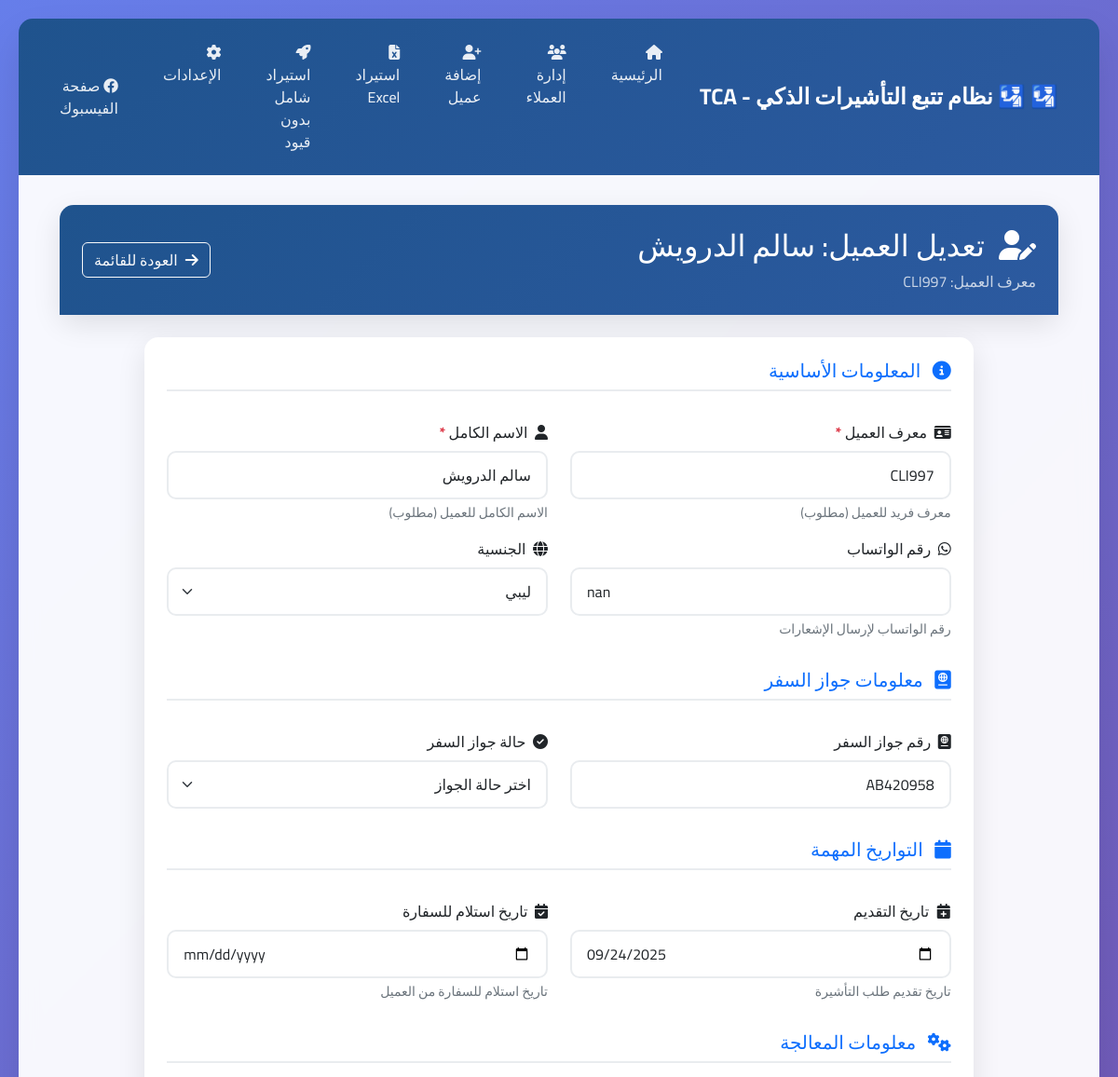
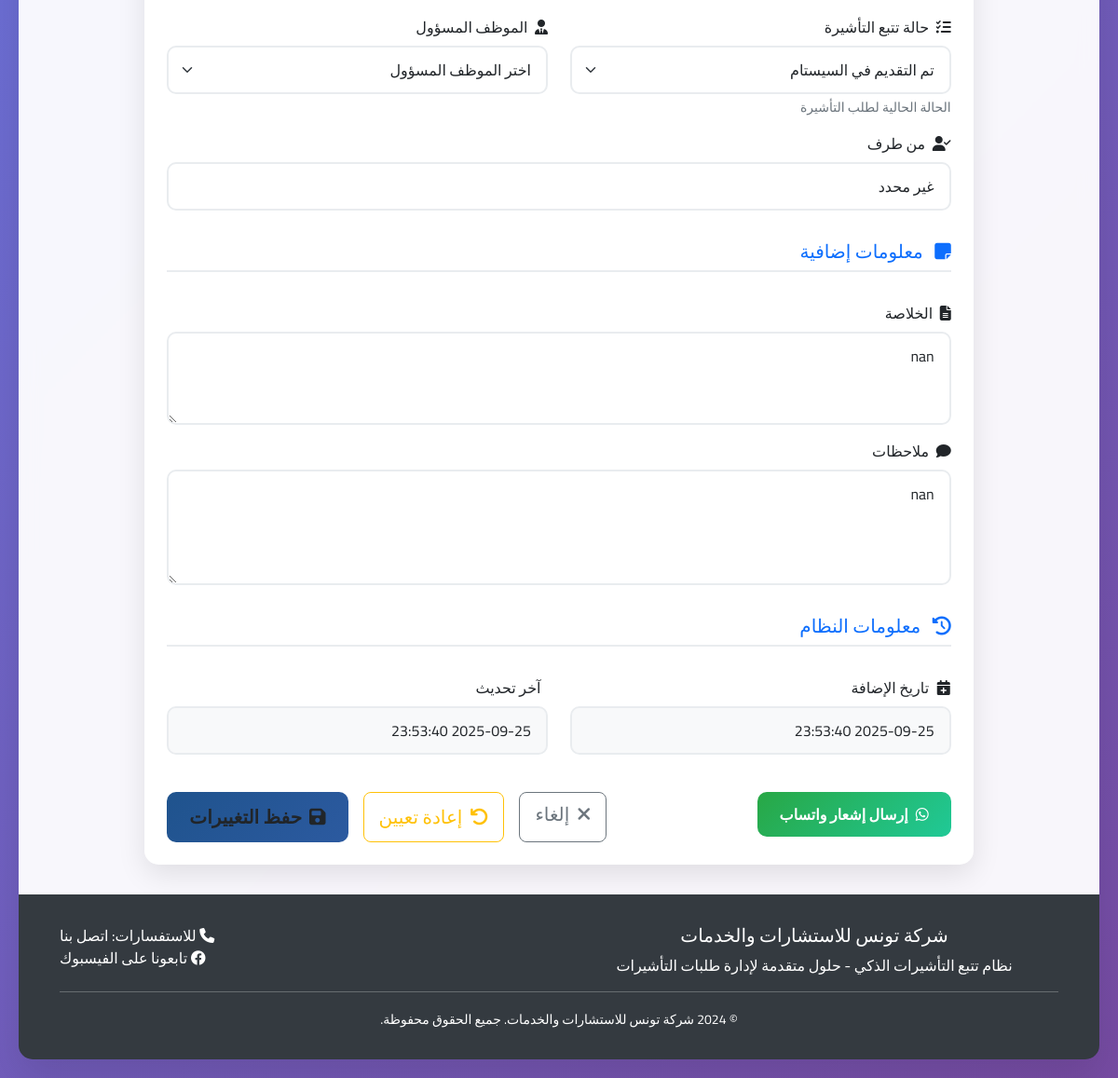
The app's page /client/edit/CLI997 with its own data (2 pictures, top to bottom).
### tables this page shows
CREATE TABLE clients (
        id INTEGER PRIMARY KEY AUTOINCREMENT,
        client_id TEXT UNIQUE,
        full_name TEXT,
        whatsapp_number TEXT,
        whatsapp_number_clean TEXT,
        application_date TEXT,
        transaction_date TEXT,
        passport_number TEXT,
        passport_status TEXT,
        passport_status_normalized TEXT,
        nationality TEXT,
        visa_status TEXT,
        visa_status_normalized TEXT,
        processed_by TEXT,
        summary TEXT,
        notes TEXT,
        responsible_employee TEXT,
        
        -- Nouvelles colonnes pour supporter tous les formats
        original_row_number INTEGER,
        import_timestamp TEXT,
        is_duplicate BOOLEAN DEFAULT 0,
        has_empty_fields BOOLEAN DEFAULT 0,
        has_errors BOOLEAN DEFAULT 0,
        original_data TEXT,  -- JSON des données originales
        
        -- Colonnes supplémentaires du fichier Excel
        excel_col_0 TEXT,
        excel_col_1 TEXT,
        excel_col_2 TEXT,
        excel_col_3 TEXT,
        excel_col_4 TEXT,
        excel_col_5 TEXT,
        excel_col_6 TEXT,
        excel_col_7 TEXT,
        excel_col_8 TEXT,
        excel_col_9 TEXT,
        excel_col_10 TEXT,
        excel_col_11 TEXT,
        excel_col_12 TEXT,
        
        created_at TIMESTAMP DEFAULT CURRENT_TIMESTAMP,
        updated_at TIMESTAMP DEFAULT CURRENT_TIMESTAMP
    , auto_generated_id BOOLEAN DEFAULT FALSE, empty_name_accepted BOOLEAN DEFAULT FALSE, extra_data TEXT);

### app.py (the view, shortened to what this page needs)
@app.route('/client/edit/<client_id>', methods=['GET', 'POST'])
def edit_client(client_id):
    try:
        client = client_controller.get_client_by_id(client_id)
        if not client:
            flash('العميل غير موجود', 'error')
            return redirect(url_for('clients_list'))
        return render_template('edit_client.html',
                             client=client,
                             passport_statuses=Client.PASSPORT_STATUS_OPTIONS,
                             nationalities=Client.NATIONALITY_OPTIONS,
                             visa_statuses=Client.VISA_STATUS_OPTIONS,
                             employees=Client.EMPLOYEE_OPTIONS)
    except Exception as e:
        flash(f'خطأ في تحديث العميل: {str(e)}', 'error')
        return redirect(url_for('clients_list'))

### app.py (called while the page is built)
@app.context_processor
def inject_rtl_support():
    from datetime import datetime
    return {
        'rtl_support': True,
        'app_title': '🛂 نظام تتبع التأشيرات الذكي - TCA',
        'company_name': 'شركة تونس للاستشارات والخدمات',
        'facebook_link': 'https://www.facebook.com/share/1D4dHp2z74/?mibextid=wwXIfr',
        'current_datetime': datetime.now().strftime('%Y-%m-%d %H:%M')
    }

### src/controllers/client_controller.py (called while the page is built)
    def get_client_by_id(self, client_id: str) -> Optional[Dict[str, Any]]:
        try:
            client = self.db_manager.get_client_by_id(client_id)
            return dict(client) if client else None
        except Exception as e:
            print(f"Erreur lors de la récupération du client: {e}")
            return None

### src/database/database_manager.py (called while the page is built)
    def get_connection(self):
        return sqlite3.connect(self.db_path)

    def get_client_by_id(self, client_id: str) -> Optional[sqlite3.Row]:
        conn = self.get_connection()
        conn.row_factory = sqlite3.Row
        cursor = conn.cursor()
        try:
            cursor.execute('SELECT * FROM clients WHERE client_id = ?', (client_id,))
            client = cursor.fetchone()
            return client
        finally:
            conn.close()

### templates/edit_client.html (shortened to what this page needs)
{% extends "base.html" %} {% block content %} <div class="container-fluid">  <div class="row mb-4"> <div class="col-12"> <div class="card card-modern"> <div class="card-header-modern"> <div class="row align-items-center"> <div class="col"> <h2 class="mb-0"> <i class="fas fa-user-edit me-2"></i> تعديل العميل: {{ client.full_name }} </h2> <p class="mb-0 mt-2 opacity-75">معرف العميل: {{ client.client_id }}</p> </div> <div class="col-auto"> <a href="{{ url_for('clients_list') }}" class="btn btn-outline-light"> <i class="fas fa-arrow-right me-2"></i>العودة للقائمة </a> </div> </div> </div> </div> </div> </div>  <div class="row justify-content-center"> <div class="col-lg-10"> <div class="card card-modern"> <div class="card-body p-4"> <form method="POST" action="{{ url_for('edit_client', client_id=client.client_id) }}" id="editClientForm"> <div class="row">  <div class="col-12 mb-4"> <h5 class="text-primary border-bottom pb-2"> <i class="fas fa-info-circle me-2"></i> المعلومات الأساسية </h5> </div>  <div class="col-lg-6 mb-3"> <label for="client_id" class="form-label required"> <i class="fas fa-id-card me-1"></i> معرف العميل </label> <input type="text" class="form-control" id="client_id" name="client_id" value="{{ client.client_id }}" required placeholder="أدخل معرف العميل الفريد"> <div class="form-text">معرف فريد للعميل (مطلوب)</div> </div>  <div class="col-lg-6 mb-3"> <label for="full_name" class="form-label required"> <i class="fas fa-user me-1"></i> الاسم الكامل </label> <input type="text" class="form-control" id="full_name" name="full_name" value="{{ client.full_name }}" required placeholder="أدخل الاسم الكامل للعميل"> <div class="form-text">الاسم الكامل للعميل (مطلوب)</div> </div>  <div class="col-lg-6 mb-3"> <label for="whatsapp_number" class="form-label"> <i class="fab fa-whatsapp me-1"></i> رقم الواتساب </label> <input type="tel" class="form-control" id="whatsapp_number" name="whatsapp_number" value="{{ client.whatsapp_number or '' }}" placeholder="مثال: +216XXXXXXXX"> <div class="form-text">رقم الواتساب لإرسال الإشعارات</div> </div>  <div class="col-lg-6 mb-3"> <label for="nationality" class="form-label"> <i class="fas fa-globe me-1"></i> الجنسية </label> <select class="form-select" id="nationality" name="nationality"> {% for nationality in nationalities %} <option value="{{ nationality }}" {% if client.nationality == nationality %}selected{% endif %}> {{ nationality }} </option> {% endfor %} </select> </div> </div> <div class="row">  <div class="col-12 mb-4 mt-3"> <h5 class="text-primary border-bottom pb-2"> <i class="fas fa-passport me-2"></i> معلومات جواز السفر </h5> </div>  <div class="col-lg-6 mb-3"> <label for="passport_number" class="form-label"> <i class="fas fa-passport me-1"></i> رقم جواز السفر </label> <input type="text" class="form-control" id="passport_number" name="passport_number" value="{{ client.passport_number or '' }}" placeholder="أدخل رقم جواز السفر"> </div>  <div class="col-lg-6 mb-3"> <label for="passport_status" class="form-label"> <i class="fas fa-check-circle me-1"></i> حالة جواز السفر </label> <select class="form-select" id="passport_status" name="passport_status"> <option value="">اختر حالة الجواز</option> </select> </div> </div> <div class="row">  <div class="col-12 mb-4 mt-3"> <h5 class="text-primary border-bottom pb-2"> <i class="fas fa-calendar me-2"></i> التواريخ المهمة </h5> </div>  <div class="col-lg-6 mb-3"> <label for="application_date" class="form-label"> <i class="fas fa-calendar-plus me-1"></i> تاريخ التقديم </label> <input type="date" class="form-control" id="application_date" name="application_date" value="{{ client.application_date or '' }}"> <div class="form-text">تاريخ تقديم طلب التأشيرة</div> </div>  <div class="col-lg-6 mb-3"> <label for="receipt_date" class="form-label"> <i class="fas fa-calendar-check me-1"></i> تاريخ استلام للسفارة </label> <input type="date" class="form-control" id="receipt_date" name="receipt_date" value="{{ client.receipt_date or '' }}"> <div class="form-text">تاريخ استلام للسفارة من العميل</div> </div> </div> <div class="row">  <div class="col-12 mb-4 mt-3"> <h5 class="text-primary border-bottom pb-2"> <i class="fas fa-cogs me-2"></i> معلومات المعالجة </h5> </div>  <div class="col-lg-6 mb-3"> <label for="visa_status" class="form-label"> <i class="fas fa-tasks me-1"></i> حالة تتبع التأشيرة </label> <select class="form-select" id="visa_status" name="visa_status"> {% for status in visa_statuses %} <option value="{{ status }}" > {{ status }} </option> {% endfor %} </select> <div class="form-text">الحالة الحالية لطلب التأشيرة</div> </div>  <div class="col-lg-6 mb-3"> <label for="responsible_employee" class="form-label"> <i class="fas fa-user-tie me-1"></i> الموظف المسؤول </label> <select class="form-select" id="responsible_employee" name="responsible_employee"> <option value="">اختر الموظف المسؤول</option> </select> </div>  <div class="col-lg-12 mb-3"> <label for="processed_by" class="form-label"> <i class="fas fa-user-check me-1"></i> من طرف </label> <input type="text" class="form-control" id="processed_by" name="processed_by" value="{{ client.processed_by or '' }}" placeholder="اسم الشخص الذي عالج الطلب"> </div> </div> <div class="row">  <div class="col-12 mb-4 mt-3"> <h5 class="text-primary border-bottom pb-2"> <i class="fas fa-sticky-note me-2"></i> معلومات إضافية </h5> </div>  <div class="col-lg-12 mb-3"> <label for="summary" class="form-label"> <i class="fas fa-file-alt me-1"></i> الخلاصة </label> <textarea class="form-control" id="summary" name="summary" rows="3" placeholder="ملخص موجز عن حالة العميل والطلب">{{ client.summary or '' }}</textarea> </div>  <div class="col-lg-12 mb-3"> <label for="notes" class="form-label"> <i class="fas fa-comment me-1"></i> ملاحظات </label> <textarea class="form-control" id="notes" name="notes" rows="4" placeholder="أي ملاحظات إضافية أو تفاصيل مهمة">{{ client.notes or '' }}</textarea> </div> </div>  <div class="row"> <div class="col-12 mb-4 mt-3"> <h5 class="text-primary border-bottom pb-2"> <i class="fas fa-history me-2"></i> معلومات النظام </h5> </div> <div class="col-lg-6 mb-3"> <label class="form-label"> <i class="fas fa-calendar-plus me-1"></i> تاريخ الإضافة </label> <input type="text" class="form-control" readonly value="{{ client.created_at[:19] if client.created_at else 'غير محدد' }}"> </div> <div class="col-lg-6 mb-3"> <label class="form-label"> آخر تحديث </label> <input type="text" class="form-control" readonly value="{{ client.updated_at[:19] if client.updated_at else 'غير محدد' }}"> </div> </div>  <div class="row mt-4"> <div class="col-12"> <div class="d-flex justify-content-between"> <div> {% if client.whatsapp_number %} <button type="button" class="btn btn-success-custom" onclick="sendWhatsAppNotification()"> <i class="fab fa-whatsapp me-2"></i>إرسال إشعار واتساب </button> {% endif %} </div> <div class="d-flex gap-3"> <a href="{{ url_for('clients_list') }}" class="btn btn-outline-secondary btn-lg"> <i class="fas fa-times me-2"></i>إلغاء </a> <button type="reset" class="btn btn-outline-warning btn-lg"> <i class="fas fa-undo me-2"></i>إعادة تعيين </button> <button type="submit" class="btn btn-primary-custom btn-lg"> <i class="fas fa-save me-2"></i>حفظ التغييرات </button> </div> </div> </div> </div> </form> </div> </div> </div> </div> </div> {% endblock %}

### static/css/styles.fd3d584b206e4d6370ba.css (style rules this page uses)
:root { --primary-color:#1f538d;--secondary-color:#2c5aa0;--accent-color:#f8f9fa;--success-color:#28a745;--warning-color:#ffc107;--danger-color:#dc3545;--info-color:#17a2b8;--dark-color:#343a40;--light-color:#f8f9fa }
body { background:linear-gradient(135deg,#667eea,#764ba2);direction:rtl;font-family:Cairo,sans-serif;min-height:100vh }
.card-modern { background:#fff;border:none;border-radius:15px;box-shadow:0 10px 30px rgba(0,0,0,.1);transition:all .3s ease }
.card-header-modern { border-radius:15px 15px 0 0!important;color:#fff;padding:1.5rem }
.btn-primary-custom,.card-header-modern { background:linear-gradient(135deg,var(--primary-color) 0,var(--secondary-color) 100%);border:none }
.btn-primary-custom { border-radius:10px;font-weight:600;padding:.75rem 1.5rem;transition:all .3s ease }
.btn-success-custom { background:linear-gradient(135deg,var(--success-color) 0,#20c997 100%);border:none;border-radius:10px;color:#fff;font-weight:600;padding:.75rem 1.5rem;transition:all .3s ease }
.form-control,.form-select { border:2px solid #e9ecef;border-radius:10px;padding:.75rem 1rem;transition:all .3s ease }
* { backface-visibility:hidden;transform:translateZ(0) }

### templates/edit_client.html (style rules this page uses)
.required::after { content: " *"; color: #dc3545; font-weight: bold; }
.form-text { font-size: 0.875rem; color: #6c757d; }
.border-bottom { border-bottom: 2px solid #e9ecef !important; }
.form-control[readonly] { background-color: #f8f9fa; border-color: #e9ecef; }

### records on screen
clients: full_name "سالم الدرويش", client_id "CLI997", whatsapp_number "nan", nationality "ليبي", passport_number "AB420958", application_date "09/24/2025", processed_by "غير محدد", summary "nan", notes "nan", created_at "2025-09-25 23:53:40", updated_at "2025-09-25 23:53:40"

### other values on screen
{{ app_title }} "🛂 نظام تتبع التأشيرات الذكي - TCA"
{{ company_name }} "شركة تونس للاستشارات والخدمات"
form field visa_status "تم التقديم في السيستام"
